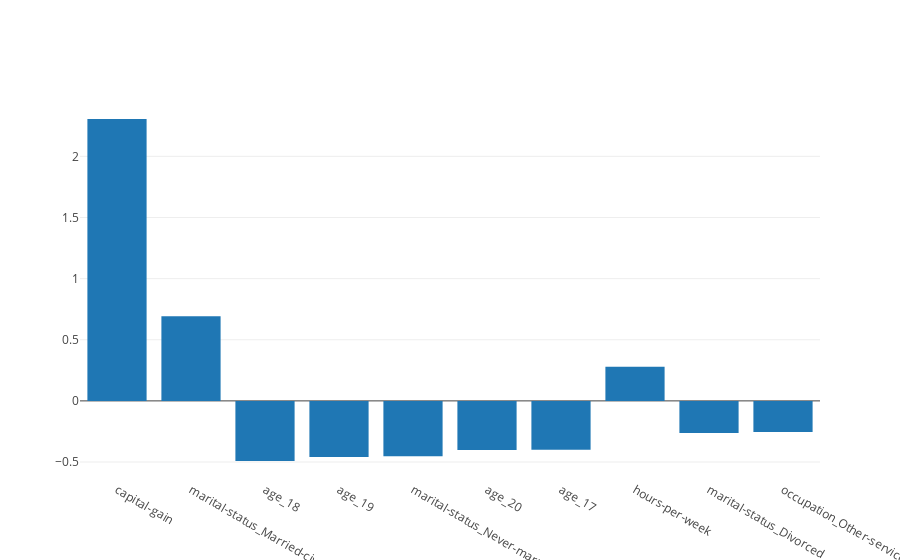

This figure's notebook cell:
### Code cell
trace = go.Bar(x=names[:10], y=values[:10])

data = [trace]
layout = go.Layout()
fig = go.Figure(data=data, layout=layout)
iplot(fig, show_link=False)

### Figure 1 — Plotly figure (JSON) as saved in the notebook; plotly's stock layout.template omitted (floating-point values rounded to 4 significant figures)
{"data": [{"type": "bar", "uid": "13491474-04b3-4865-b881-6ee8d2cefe2f", "x": ["capital-gain", "marital-status_Married-civ-spouse", "age_18", "age_19", "marital-status_Never-married", "age_20", "age_17", "hours-per-week", "marital-status_Divorced", "occupation_Other-service"], "y": [2.306, 0.6919, -0.4916, -0.4598, -0.4519, -0.402, -0.3999, 0.2791, -0.263, -0.2537]}], "layout": {}}
